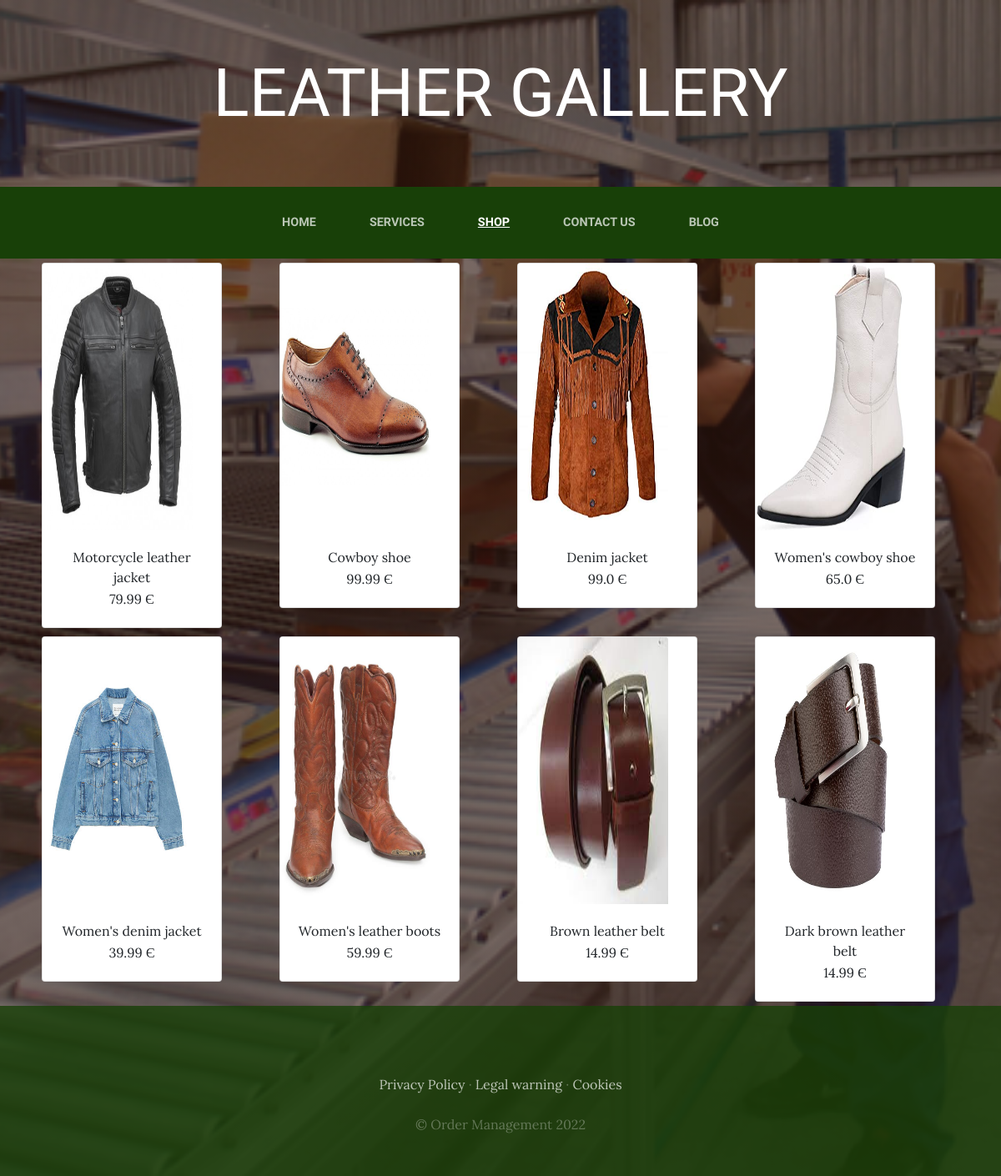
The app's page /tienda/ with its own data.
### tienda/models.py (models this page shows)
class Producto(models.Model):
    nombre = models.CharField(max_length=50)
    created = models.DateTimeField(auto_now_add=True)
    updated = models.DateTimeField(auto_now_add=True)
    categorias = models.ForeignKey(categoriaProducto,on_delete=models.CASCADE)
    imagen = models.ImageField(upload_to = 'tienda', null = True, blank=True)
    precio = models.FloatField()
    disponibilidad = models.BooleanField(default=True)
    created = models.DateTimeField(auto_now_add=True)
    updated = models.DateTimeField(auto_now_add=True)
    class Meta:
        verbose_name = 'Producto'
        verbose_name_plural = 'Productos'

### tienda/views.py (the view)
# urls.py: path('tienda/', include('tienda.urls')),
def tienda(request):
    productos = Producto.objects.all()
    return render(request, 'tienda/tienda.html',{'productos':productos})

### tienda/templates/tienda/tienda.html (shortened to what this page needs)
<html>
<head>
</head>
<body>
    {% extends "projecto_web_app/base.html" %}
    {% load static %}
    {% block content %}
    <div class="container">
        <div class="row">
    {% for producto in productos %}
            <div class="col">
            <div class="card" style="width: 18vw;margin: 5px 5px;">
                <img src="{{producto.imagen.url}}" class="card-img-top" style="width: 15vw;height: 40vh;">
                <div class="card-body" style="text-align: center;display:block;margin:auto;">
                    <h7 class="card-title">{{producto.nombre}}</h7>
                    <p class="card-text">{{producto.precio}}&nbsp;Є</p>
                </div>
            </div>
            </div>
    {% endfor %}
        </div>
    </div>
    {% endblock %}

### projecto_web_app/static/projecto_web_app/css/gestion.css (style rules this page uses)
body { font-family: 'Lora'; background: linear-gradient(rgba(47, 23, 15, 0.65), rgba(47, 23, 15, 0.65)), url("../img/bg_main.jpg"); background-attachment: fixed; background-position: center; background-size: cover; }
p { line-height: 1.75; }

### records on screen
Producto: imagen (picture), nombre "Motorcycle leather jacket", precio "79.99"
Producto: imagen (picture), nombre "Cowboy shoe", precio "99.99"
Producto: imagen (picture), nombre "Denim jacket", precio "99.0"
Producto: imagen (picture), nombre "Women's cowboy shoe", precio "65.0"
Producto: imagen (picture), nombre "Women's denim jacket", precio "39.99"
Producto: imagen (picture), nombre "Women's leather boots", precio "59.99"
Producto: imagen (picture), nombre "Brown leather belt", precio "14.99"
Producto: imagen (picture), nombre "Dark brown leather belt", precio "14.99"
